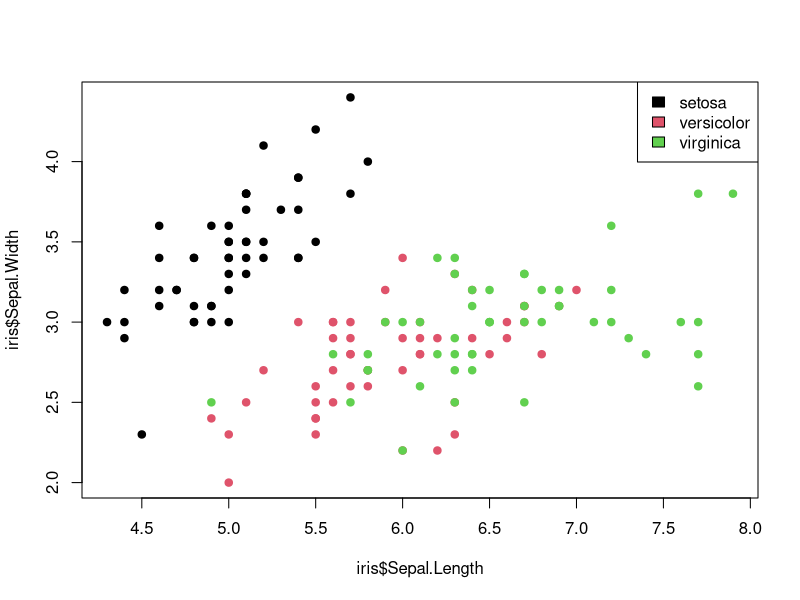
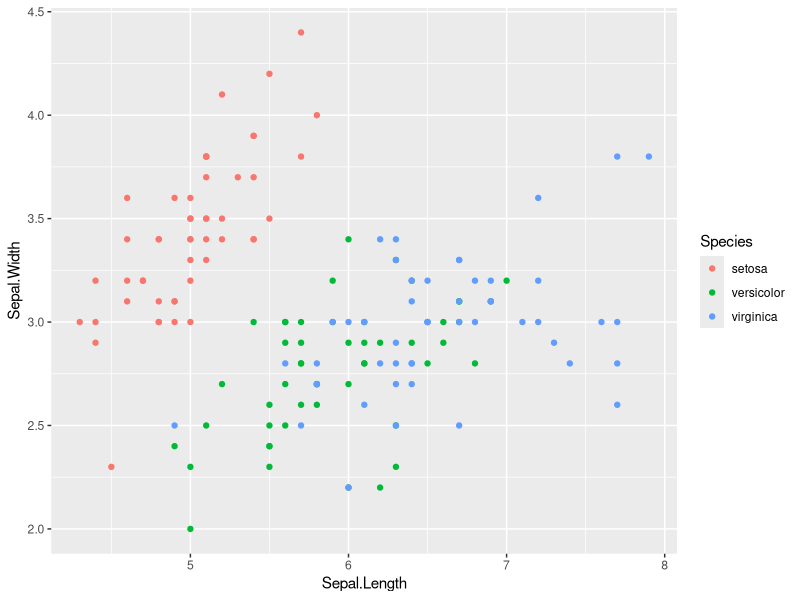
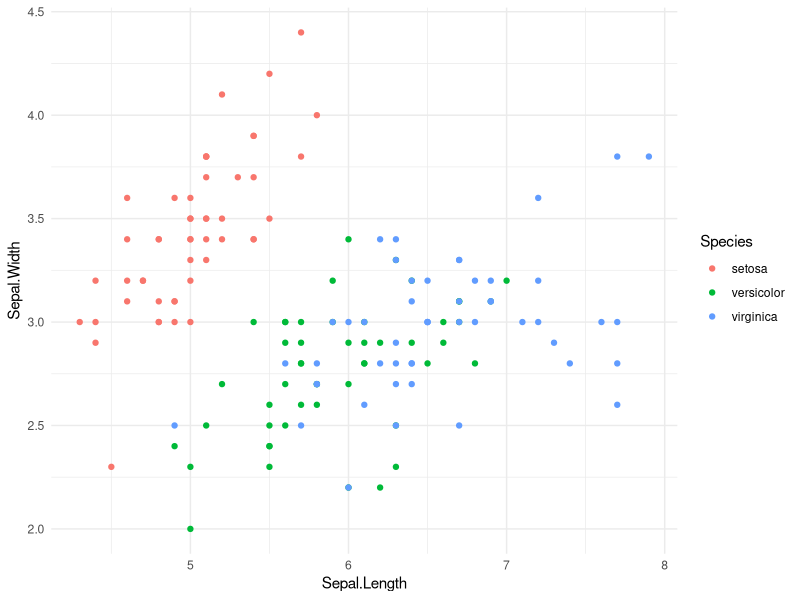
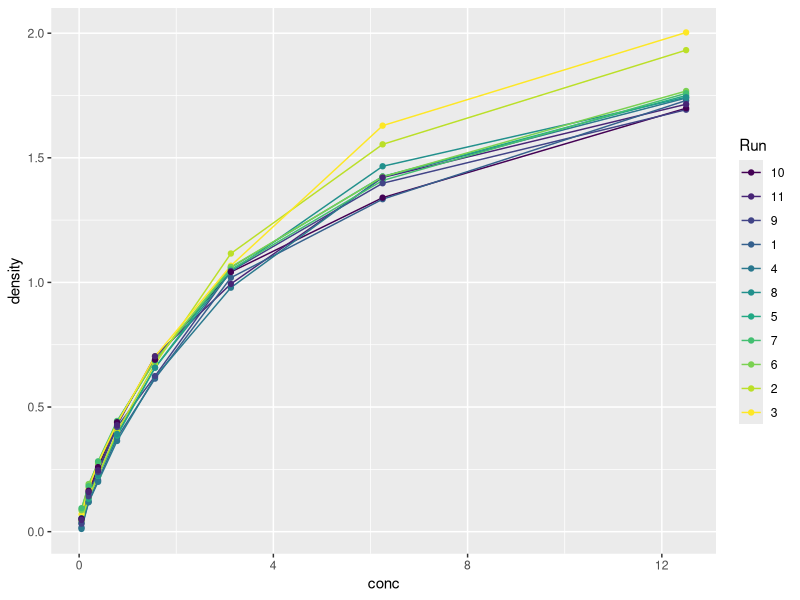
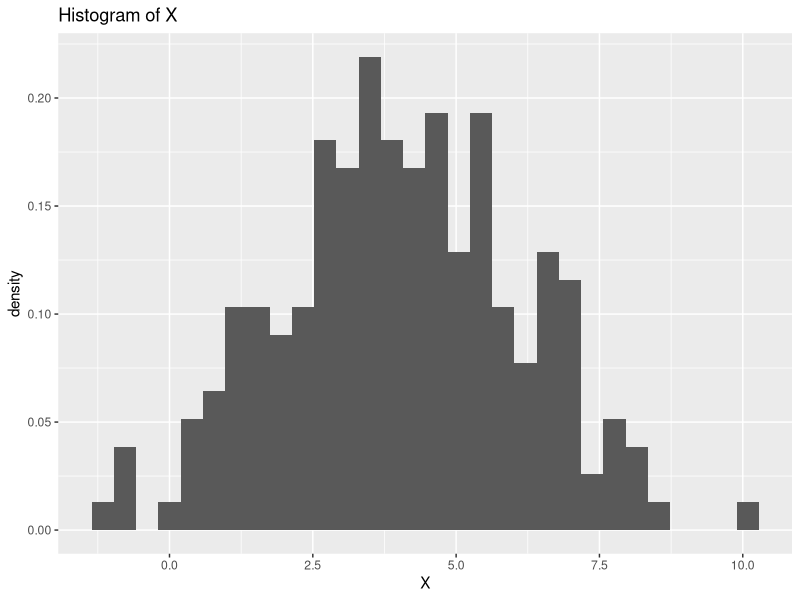
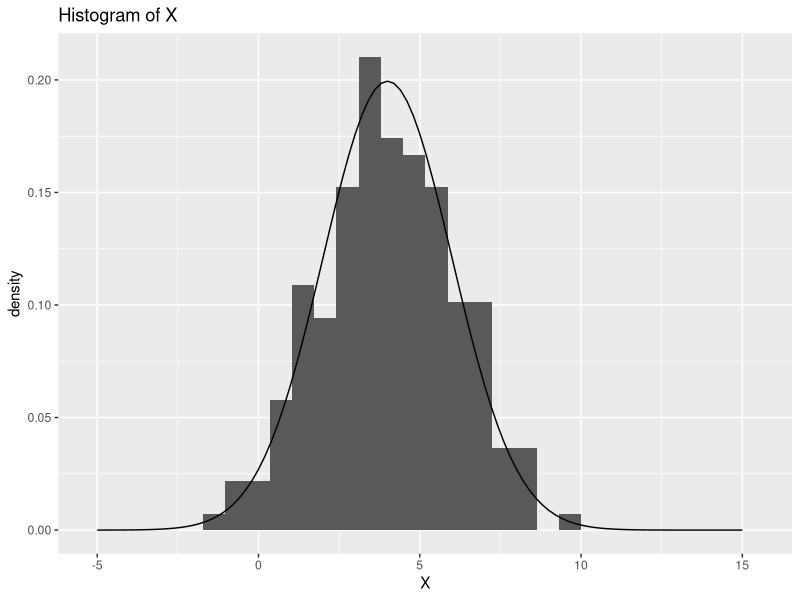

Reproduce these figures in R, in order.
## ---- chunk 1
knitr::opts_chunk$set(echo = TRUE)
## ---- chunk 2
data(iris)
#help(iris)
View(iris)
plot(iris$Sepal.Length, iris$Sepal.Width, pch=19, col=iris$Species)
legend('topright', legend=levels(iris$Species), fill=1:3)
#help(mean)
tapply(iris$Sepal.Length, iris$Species, mean)
## ---- chunk 3
iris$Sepal.Area <- iris$Sepal.Length * iris$Sepal.Width
## ---- chunk 4
numbers <- 1:1000
numbers <- numbers * 2
numbers[seq(5, length(numbers), by = 5)] <- 0
numbers <- c(-2, -1, numbers, 2001, 2002)
length(numbers)
## ---- chunk 5
library(ggplot2)
## ---- chunk 6
ggplot(iris) + geom_point(aes(x=Sepal.Length, y=Sepal.Width, col=Species))
## ---- chunk 7
ggplot(iris) + geom_point(aes(x=Sepal.Length, y=Sepal.Width, col=Species)) + theme_minimal()
## ---- chunk 8
data(DNase, package = "datasets")
filtered_DNase <- DNase[seq(1, nrow(DNase), by = 2), ]

ggplot(filtered_DNase, aes(x = conc, y = density, colour = factor(Run))) +
  geom_line() +
  geom_point(shape = 19) +
  labs(colour = "Run")
## ---- chunk 9
# Te zadania są do zrobienia jeśli zostanie dodatkowy czas na laboratoriach lub  do domu.
## ---- chunk 10
#help(rnorm)
X <- rnorm(200, mean = 4, sd = 2)
X <- data.frame(X)

histogram <- ggplot(X, aes(x = X, y = ..density..)) +
  geom_histogram() +
  labs(title = "Histogram of X", x = "X", y = "density")
histogram
x <- seq(-5, 15, by = 0.2)
y <- dnorm(x, 4, 2)
d <- data.frame(x, y)



histogram_vs_gestosc <- histogram + geom_line(aes(x = x, y = y), data=d)
histogram_vs_gestosc
## ---- chunk 11
trzy_poziomy <- iris[1:3,5]
trzy_poziomy
